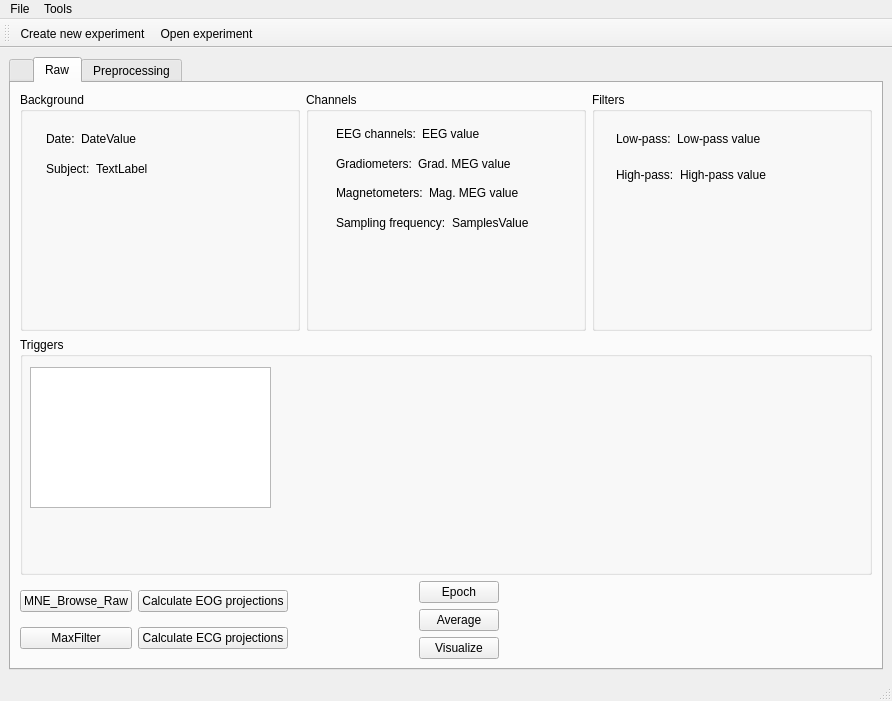
<?xml version="1.0" encoding="UTF-8"?>
<ui version="4.0">
 <class>MainWindow</class>
 <widget class="QMainWindow" name="MainWindow">
  <property name="geometry">
   <rect>
    <x>0</x>
    <y>0</y>
    <width>892</width>
    <height>701</height>
   </rect>
  </property>
  <property name="sizePolicy">
   <sizepolicy hsizetype="Expanding" vsizetype="Expanding">
    <horstretch>0</horstretch>
    <verstretch>0</verstretch>
   </sizepolicy>
  </property>
  <property name="windowTitle">
   <string>MainWindow</string>
  </property>
  <widget class="QWidget" name="centralwidget">
   <layout class="QHBoxLayout" name="horizontalLayout_2">
    <item>
     <layout class="QVBoxLayout" name="verticalLayout_3">
      <item>
       <widget class="QTabWidget" name="tabWidget">
        <property name="currentIndex">
         <number>1</number>
        </property>
        <widget class="QWidget" name="tabBlank">
         <attribute name="title">
          <string/>
         </attribute>
        </widget>
        <widget class="QWidget" name="tabRaw">
         <attribute name="title">
          <string>Raw</string>
         </attribute>
         <layout class="QGridLayout" name="gridLayout">
          <item row="0" column="0">
           <layout class="QVBoxLayout" name="verticalLayout_4">
            <item>
             <layout class="QHBoxLayout" name="horizontalLayout_3">
              <item>
               <widget class="QGroupBox" name="metaBox">
                <property name="title">
                 <string>Background</string>
                </property>
                <widget class="QWidget" name="layoutWidget_2">
                 <property name="geometry">
                  <rect>
                   <x>26</x>
                   <y>35</y>
                   <width>221</width>
                   <height>54</height>
                  </rect>
                 </property>
                 <layout class="QVBoxLayout" name="verticalLayout_6">
                  <item>
                   <layout class="QGridLayout" name="gridLayout_5">
                    <item row="0" column="0">
                     <widget class="QLabel" name="labelDate">
                      <property name="text">
                       <string>Date:</string>
                      </property>
                     </widget>
                    </item>
                    <item row="0" column="1">
                     <widget class="QLabel" name="labelDateValue">
                      <property name="sizePolicy">
                       <sizepolicy hsizetype="Expanding" vsizetype="Preferred">
                        <horstretch>0</horstretch>
                        <verstretch>0</verstretch>
                       </sizepolicy>
                      </property>
                      <property name="text">
                       <string>DateValue</string>
                      </property>
                     </widget>
                    </item>
                   </layout>
                  </item>
                  <item>
                   <layout class="QHBoxLayout" name="horizontalLayout">
                    <item>
                     <widget class="QLabel" name="labelSubject">
                      <property name="text">
                       <string>Subject:</string>
                      </property>
                     </widget>
                    </item>
                    <item>
                     <widget class="QLabel" name="labelSubjectValue">
                      <property name="sizePolicy">
                       <sizepolicy hsizetype="Expanding" vsizetype="Preferred">
                        <horstretch>0</horstretch>
                        <verstretch>0</verstretch>
                       </sizepolicy>
                      </property>
                      <property name="text">
                       <string>TextLabel</string>
                      </property>
                     </widget>
                    </item>
                   </layout>
                  </item>
                 </layout>
                </widget>
               </widget>
              </item>
              <item>
               <widget class="QGroupBox" name="channelsBox">
                <property name="title">
                 <string>Channels</string>
                </property>
                <widget class="QWidget" name="layoutWidget_7">
                 <property name="geometry">
                  <rect>
                   <x>30</x>
                   <y>30</y>
                   <width>251</width>
                   <height>112</height>
                  </rect>
                 </property>
                 <layout class="QVBoxLayout" name="verticalLayout_8">
                  <item>
                   <layout class="QHBoxLayout" name="horizontalLayout_6">
                    <item>
                     <widget class="QLabel" name="labelEEG">
                      <property name="text">
                       <string>EEG channels:</string>
                      </property>
                     </widget>
                    </item>
                    <item>
                     <widget class="QLabel" name="labelEEGValue">
                      <property name="sizePolicy">
                       <sizepolicy hsizetype="Expanding" vsizetype="Preferred">
                        <horstretch>0</horstretch>
                        <verstretch>0</verstretch>
                       </sizepolicy>
                      </property>
                      <property name="text">
                       <string>EEG value</string>
                      </property>
                     </widget>
                    </item>
                   </layout>
                  </item>
                  <item>
                   <layout class="QHBoxLayout" name="horizontalLayout_7">
                    <item>
                     <widget class="QLabel" name="labelGradMEG">
                      <property name="text">
                       <string>Gradiometers:</string>
                      </property>
                     </widget>
                    </item>
                    <item>
                     <widget class="QLabel" name="labelGradMEGValue">
                      <property name="sizePolicy">
                       <sizepolicy hsizetype="Expanding" vsizetype="Preferred">
                        <horstretch>0</horstretch>
                        <verstretch>0</verstretch>
                       </sizepolicy>
                      </property>
                      <property name="text">
                       <string>Grad. MEG value</string>
                      </property>
                     </widget>
                    </item>
                   </layout>
                  </item>
                  <item>
                   <layout class="QHBoxLayout" name="horizontalLayout_8">
                    <item>
                     <widget class="QLabel" name="labelMagMEG">
                      <property name="text">
                       <string>Magnetometers:</string>
                      </property>
                     </widget>
                    </item>
                    <item>
                     <widget class="QLabel" name="labelMagMEGValue">
                      <property name="sizePolicy">
                       <sizepolicy hsizetype="Expanding" vsizetype="Preferred">
                        <horstretch>0</horstretch>
                        <verstretch>0</verstretch>
                       </sizepolicy>
                      </property>
                      <property name="text">
                       <string>Mag. MEG value</string>
                      </property>
                     </widget>
                    </item>
                   </layout>
                  </item>
                  <item>
                   <layout class="QHBoxLayout" name="horizontalLayout_9">
                    <item>
                     <widget class="QLabel" name="labelSamples">
                      <property name="text">
                       <string>Sampling frequency:</string>
                      </property>
                     </widget>
                    </item>
                    <item>
                     <widget class="QLabel" name="labelSamplesValue">
                      <property name="sizePolicy">
                       <sizepolicy hsizetype="Expanding" vsizetype="Preferred">
                        <horstretch>0</horstretch>
                        <verstretch>0</verstretch>
                       </sizepolicy>
                      </property>
                      <property name="text">
                       <string>SamplesValue</string>
                      </property>
                     </widget>
                    </item>
                   </layout>
                  </item>
                 </layout>
                </widget>
               </widget>
              </item>
              <item>
               <widget class="QGroupBox" name="filtersBox">
                <property name="title">
                 <string>Filters</string>
                </property>
                <widget class="QWidget" name="layoutWidget_6">
                 <property name="geometry">
                  <rect>
                   <x>24</x>
                   <y>32</y>
                   <width>221</width>
                   <height>65</height>
                  </rect>
                 </property>
                 <layout class="QVBoxLayout" name="verticalLayout_7">
                  <item>
                   <layout class="QHBoxLayout" name="horizontalLayout_4">
                    <item>
                     <widget class="QLabel" name="labelLow">
                      <property name="lineWidth">
                       <number>1</number>
                      </property>
                      <property name="text">
                       <string>Low-pass:</string>
                      </property>
                      <property name="scaledContents">
                       <bool>true</bool>
                      </property>
                     </widget>
                    </item>
                    <item>
                     <widget class="QLabel" name="labelLowValue">
                      <property name="sizePolicy">
                       <sizepolicy hsizetype="Expanding" vsizetype="Preferred">
                        <horstretch>0</horstretch>
                        <verstretch>0</verstretch>
                       </sizepolicy>
                      </property>
                      <property name="text">
                       <string>Low-pass value</string>
                      </property>
                     </widget>
                    </item>
                   </layout>
                  </item>
                  <item>
                   <layout class="QHBoxLayout" name="horizontalLayout_5">
                    <item>
                     <widget class="QLabel" name="labelHigh">
                      <property name="text">
                       <string>High-pass:</string>
                      </property>
                     </widget>
                    </item>
                    <item>
                     <widget class="QLabel" name="labelHighValue">
                      <property name="sizePolicy">
                       <sizepolicy hsizetype="Expanding" vsizetype="Preferred">
                        <horstretch>0</horstretch>
                        <verstretch>0</verstretch>
                       </sizepolicy>
                      </property>
                      <property name="text">
                       <string>High-pass value</string>
                      </property>
                     </widget>
                    </item>
                   </layout>
                  </item>
                 </layout>
                </widget>
               </widget>
              </item>
             </layout>
            </item>
            <item>
             <widget class="QGroupBox" name="triggersBox">
              <property name="title">
               <string>Triggers</string>
              </property>
              <widget class="QListWidget" name="listWidget">
               <property name="geometry">
                <rect>
                 <x>10</x>
                 <y>30</y>
                 <width>241</width>
                 <height>141</height>
                </rect>
               </property>
              </widget>
             </widget>
            </item>
            <item>
             <layout class="QHBoxLayout" name="horizontalLayout_11">
              <item>
               <layout class="QVBoxLayout" name="verticalLayout">
                <item>
                 <widget class="QPushButton" name="pushButtonMNE_Browse_Raw">
                  <property name="text">
                   <string>MNE_Browse_Raw</string>
                  </property>
                 </widget>
                </item>
                <item>
                 <widget class="QPushButton" name="pushButtonMaxFilter">
                  <property name="text">
                   <string>MaxFilter</string>
                  </property>
                 </widget>
                </item>
               </layout>
              </item>
              <item>
               <layout class="QVBoxLayout" name="verticalLayout_5">
                <item>
                 <widget class="QPushButton" name="pushButtonEOG">
                  <property name="text">
                   <string>Calculate EOG projections</string>
                  </property>
                 </widget>
                </item>
                <item>
                 <widget class="QPushButton" name="pushButtonECG">
                  <property name="text">
                   <string>Calculate ECG projections</string>
                  </property>
                 </widget>
                </item>
               </layout>
              </item>
              <item>
               <spacer name="horizontalSpacer">
                <property name="orientation">
                 <enum>Qt::Horizontal</enum>
                </property>
                <property name="sizeHint" stdset="0">
                 <size>
                  <width>40</width>
                  <height>20</height>
                 </size>
                </property>
               </spacer>
              </item>
              <item>
               <layout class="QVBoxLayout" name="verticalLayout_2">
                <item>
                 <widget class="QPushButton" name="pushButtonEpoch">
                  <property name="text">
                   <string>Epoch</string>
                  </property>
                 </widget>
                </item>
                <item>
                 <widget class="QPushButton" name="pushButtonAverage">
                  <property name="text">
                   <string>Average</string>
                  </property>
                 </widget>
                </item>
                <item>
                 <widget class="QPushButton" name="pushButtonVisualize">
                  <property name="text">
                   <string>Visualize</string>
                  </property>
                 </widget>
                </item>
               </layout>
              </item>
              <item>
               <spacer name="horizontalSpacer_4">
                <property name="orientation">
                 <enum>Qt::Horizontal</enum>
                </property>
                <property name="sizeHint" stdset="0">
                 <size>
                  <width>40</width>
                  <height>20</height>
                 </size>
                </property>
               </spacer>
              </item>
              <item>
               <spacer name="horizontalSpacer_3">
                <property name="orientation">
                 <enum>Qt::Horizontal</enum>
                </property>
                <property name="sizeHint" stdset="0">
                 <size>
                  <width>40</width>
                  <height>20</height>
                 </size>
                </property>
               </spacer>
              </item>
              <item>
               <spacer name="horizontalSpacer_2">
                <property name="orientation">
                 <enum>Qt::Horizontal</enum>
                </property>
                <property name="sizeHint" stdset="0">
                 <size>
                  <width>40</width>
                  <height>20</height>
                 </size>
                </property>
               </spacer>
              </item>
             </layout>
            </item>
           </layout>
          </item>
         </layout>
        </widget>
        <widget class="QWidget" name="tabPreprocessing">
         <attribute name="title">
          <string>Preprocessing</string>
         </attribute>
        </widget>
       </widget>
      </item>
     </layout>
    </item>
   </layout>
  </widget>
  <widget class="QMenuBar" name="menubar">
   <property name="geometry">
    <rect>
     <x>0</x>
     <y>0</y>
     <width>892</width>
     <height>29</height>
    </rect>
   </property>
   <property name="defaultUp">
    <bool>false</bool>
   </property>
   <widget class="QMenu" name="menuFile">
    <property name="title">
     <string>File</string>
    </property>
    <addaction name="actionCreate_experiment"/>
    <addaction name="actionOpen_experiment"/>
   </widget>
   <widget class="QMenu" name="menuTools">
    <property name="title">
     <string>Tools</string>
    </property>
    <addaction name="actionPreferences"/>
   </widget>
   <addaction name="menuFile"/>
   <addaction name="menuTools"/>
  </widget>
  <widget class="QStatusBar" name="statusbar"/>
  <widget class="QToolBar" name="toolBar">
   <property name="windowTitle">
    <string>toolBar</string>
   </property>
   <attribute name="toolBarArea">
    <enum>TopToolBarArea</enum>
   </attribute>
   <attribute name="toolBarBreak">
    <bool>false</bool>
   </attribute>
   <addaction name="actionCreate_experiment"/>
   <addaction name="actionOpen_experiment"/>
  </widget>
  <action name="actionCreate_experiment">
   <property name="text">
    <string>Create new experiment...</string>
   </property>
  </action>
  <action name="actionOpen_experiment">
   <property name="text">
    <string>Open experiment...</string>
   </property>
  </action>
  <action name="actionPreferences">
   <property name="text">
    <string>Preferences</string>
   </property>
  </action>
 </widget>
 <resources/>
 <connections/>
</ui>
